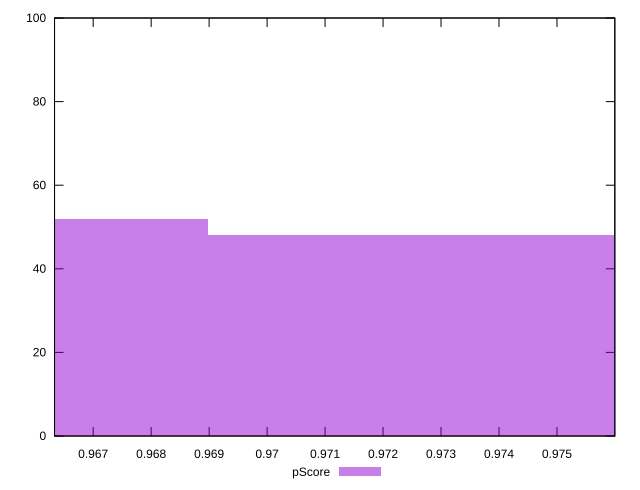

Source code (gnuplot):
reset

$pScore <<EOF
0.9726448107125862 48
0.965331691835048 52
EOF

set key outside below
set boxwidth 0.007313118877538242
set xrange [0.9663334272595616:0.9759978166272134]
set yrange [0:100]
set trange [0:100]
set style fill transparent solid 0.5 noborder
set terminal svg size 640, 490 enhanced background rgb 'white'
set output "report_00008_2021-01-22T20:58:29.167/speed-index/samples/pages+cached+noadtech/pScore/histogram.svg"

plot $pScore title "pScore" with boxes

reset
